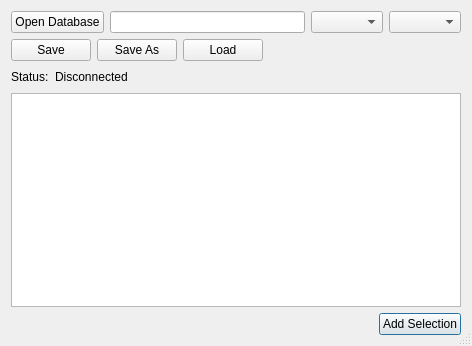
<?xml version="1.0" encoding="UTF-8"?>
<ui version="4.0">
 <class>SQLiteTranscriber</class>
 <widget class="QDialog" name="SQLiteTranscriber">
  <property name="geometry">
   <rect>
    <x>0</x>
    <y>0</y>
    <width>472</width>
    <height>346</height>
   </rect>
  </property>
  <property name="acceptDrops">
   <bool>false</bool>
  </property>
  <property name="windowTitle">
   <string>SQLiteTranscriber</string>
  </property>
  <property name="autoFillBackground">
   <bool>true</bool>
  </property>
  <property name="sizeGripEnabled">
   <bool>true</bool>
  </property>
  <layout class="QGridLayout" name="gridLayout">
   <item row="5" column="0">
    <layout class="QHBoxLayout" name="horizontalLayout_3">
     <item>
      <spacer name="horizontalSpacer">
       <property name="orientation">
        <enum>Qt::Horizontal</enum>
       </property>
       <property name="sizeHint" stdset="0">
        <size>
         <width>40</width>
         <height>20</height>
        </size>
       </property>
      </spacer>
     </item>
     <item>
      <widget class="QPushButton" name="submit_button">
       <property name="text">
        <string>Add Selection</string>
       </property>
      </widget>
     </item>
    </layout>
   </item>
   <item row="3" column="0">
    <layout class="QHBoxLayout" name="horizontalLayout_4">
     <item>
      <widget class="QLabel" name="label_2">
       <property name="text">
        <string>Status:</string>
       </property>
      </widget>
     </item>
     <item>
      <widget class="QLabel" name="status_label">
       <property name="text">
        <string>Disconnected</string>
       </property>
      </widget>
     </item>
     <item>
      <spacer name="horizontalSpacer_3">
       <property name="orientation">
        <enum>Qt::Horizontal</enum>
       </property>
       <property name="sizeHint" stdset="0">
        <size>
         <width>40</width>
         <height>20</height>
        </size>
       </property>
      </spacer>
     </item>
    </layout>
   </item>
   <item row="1" column="0">
    <layout class="QHBoxLayout" name="horizontalLayout_2">
     <item>
      <widget class="QPushButton" name="save_button">
       <property name="text">
        <string>Save</string>
       </property>
      </widget>
     </item>
     <item>
      <widget class="QPushButton" name="saveAs_button">
       <property name="text">
        <string>Save As</string>
       </property>
      </widget>
     </item>
     <item>
      <widget class="QPushButton" name="load_button">
       <property name="text">
        <string>Load</string>
       </property>
      </widget>
     </item>
     <item>
      <spacer name="horizontalSpacer_2">
       <property name="orientation">
        <enum>Qt::Horizontal</enum>
       </property>
       <property name="sizeHint" stdset="0">
        <size>
         <width>40</width>
         <height>20</height>
        </size>
       </property>
      </spacer>
     </item>
    </layout>
   </item>
   <item row="0" column="0">
    <layout class="QHBoxLayout" name="horizontalLayout">
     <property name="sizeConstraint">
      <enum>QLayout::SetDefaultConstraint</enum>
     </property>
     <item>
      <widget class="QPushButton" name="openDB_button">
       <property name="text">
        <string>Open Database</string>
       </property>
      </widget>
     </item>
     <item>
      <widget class="QLineEdit" name="dbPath_text"/>
     </item>
     <item>
      <widget class="QComboBox" name="table_box"/>
     </item>
     <item>
      <widget class="QComboBox" name="column_box"/>
     </item>
    </layout>
   </item>
   <item row="4" column="0">
    <widget class="QTextEdit" name="text_edit"/>
   </item>
  </layout>
 </widget>
 <resources/>
 <connections/>
</ui>
